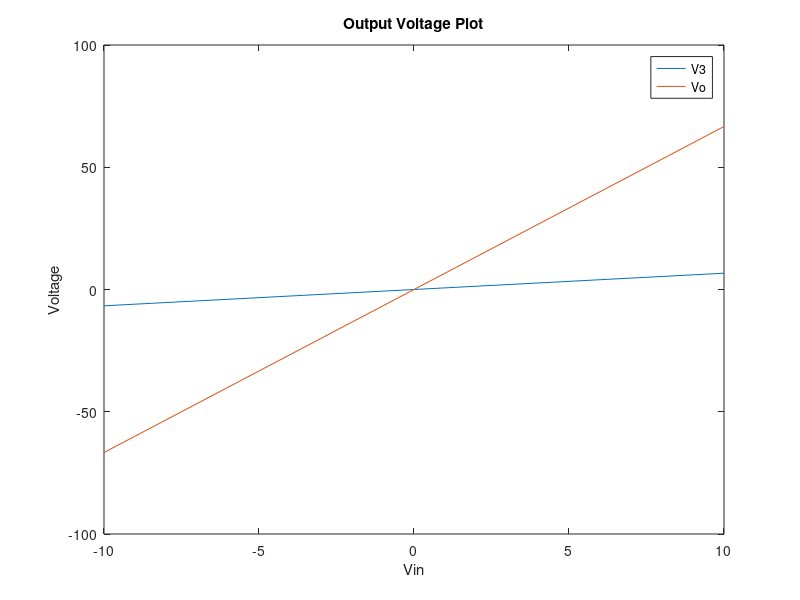
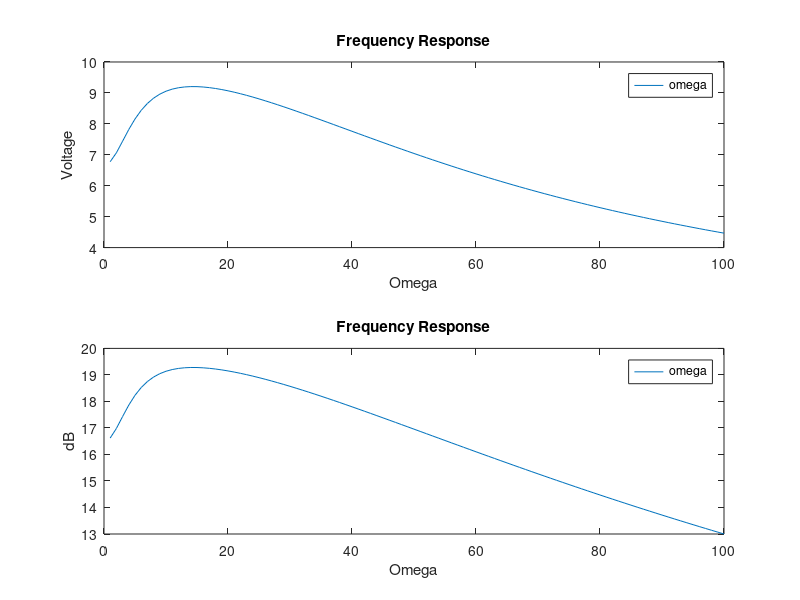
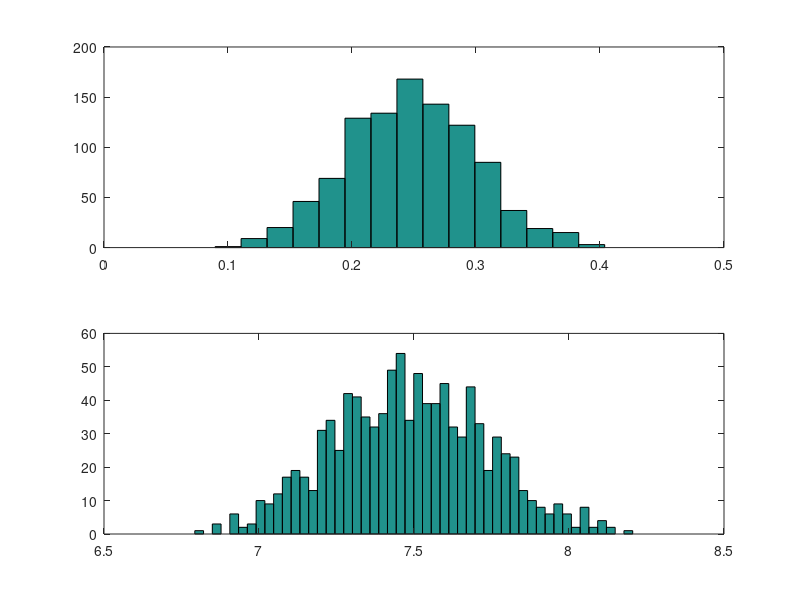
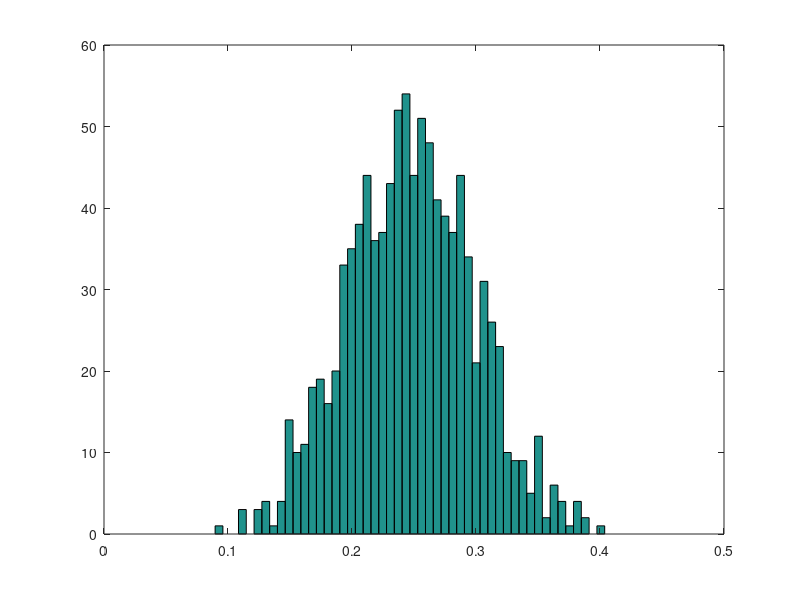

Here is the MATLAB script that generated these plots, in order:
% dV = 10;
% dI = 10;
% V = I * R;
% I = C* dV;
% V2 = L*dI;


R1 = 1;
R2 = 2;
R3 = 10;
R4 = 0.1;
Ro = 1000;
C1 = 0.25;
L = 0.2;
alpha = 100;

G1 = 1/R1;
G2 = 1/R2;
G3 = 1/R3;
G4 = 1/R4;
Go = 1/Ro;


%equations
% V1 = Vin 
% I1 = (V1 - V2)*G1; +  C*d(V1-V2)/dt;
% (V1 - V2)*G1; +  C*d(V1-V2)/dt - V2*G2 - IL = 0 ;
% IL - V3*G3 = 0
% V2-V3 = L*d(IL)/dt;
% V4 = alpha*IL;
% I4 = (V4-Vo)*G4;
% 0 =  (V4-Vo)*G4 + (Vo*Go);

%unknowns:  V = [V1, I1, V2, IL, V3, V4, I4,Vo]

G = [1   0   0     0      0  0  0  0;
     G1 -1  -G1    0      0  0  0  0;
    -G1  0  G1+G2  0      0  0  0  0;
      0  0    0    1     G3 0  0  0;
      0  0   -1    0      1  0  0  0;
      0  0    0   -alpha  0  -1 0  0;
      0  0    0     0     0  G4 -1 -G4;
      0  0    0     0     0  -G4  0 Go+G4];  


F = [1;0;0;0;0;0;0;0];

C = [ 0 0  0 0 0 0 0 0;
      C1 0 -C1 0 0 0 0 0;
     -C1 0  C1 0 0 0 0 0;
      0 0  0 0 0 0 0 0;
      0 0  0 L 0 0 0 0
      0 0  0 0 0 0 0 0;
      0 0  0 0 0 0 0 0;
      0 0  0 0 0 0 0 0;]

Vin = [];
V3 = [];
Vo = [];

for i = 1:21
    Vin(i) = i - 11;
    F = [Vin(i);0;0;0;0;0;0;0];

    %A*x = B
    %G*V = F

    V = G\F;

    V3(i) = V(5);
    Vo(i) = V(8);
    
end
figure(1)
plot (Vin, V3);
hold on;
plot (Vin, Vo);
title('Output Voltage Plot')
xlabel('Vin')
ylabel('Voltage')
legend('V3', 'Vo')


% 
% %conductance = G = 1/R
% V1 = Vin 
Vin = 10; %%sweep 
% I1 = (V1 - V2)*G1; +  C*d(V1-V2)/dt;
% 
% %node 2
% 
% % I(n1->n2) + I(n0->n2) + I(n3->n2) = 0
% (V1 - V2)*G1; +  C*d(V1-V2)/dt - V2*G2 -IL = 0 ;
% 
% %node 3
% IL - V3*G3 = 0
% V2-V3 = L*d(IL)/dt;
% % IL = I3;
% %node 4
% 
% V4 = alpha*IL;
% I4 = (V4-Vo)*G4;
% 
% %node 5
% 
% 0 =  (V4-Vo)*G4 + (Vo*Go);

F = [1;0;0;0;0;0;0;0];

omegaV = [];
for omega = 1:100

    omegaV(omega) = omega;

H = G + 1j*omega*C;

V = H\F;
Vo(omega) = V(8);

end

figure (2);
subplot(2,1,1)
plot (omegaV, abs(Vo));
title('Frequency Response')
xlabel('Omega')
ylabel('Voltage')
legend('omega', 'abs(Vo)')

%dB plot
subplot(2,1,2)
plot (omegaV, 20*log10(abs(Vo)));
title('Frequency Response')
xlabel('Omega')
ylabel('dB')
legend('omega', 'abs(Vo)')



% figure (3)
% G = tf((Vo/Vin),1);
% bode(G);


std = .05;
omega = pi;

C1_vary = std*randn(1000,1) + C1;
figure(100)
hist(C1_vary,50)


for i = 1:length(C1_vary)
    C(2,1) = C1_vary(i);
    C(2,3) = -C1_vary(i);
    C(3,1) = -C1_vary(i);
    C(3,3) = C1_vary(i);

    %same as line 154 to 157
%     C = [ 0 0  0 0 0 0 0 0;
%         C1_vary(i) 0 -C1_vary(i) 0 0 0 0 0;
%         -C1_vary(i) 0  C1_vary(i) 0 0 0 0 0;
%         0 0  0 0 0 0 0 0;
%         0 0  0 L 0 0 0 0
%         0 0  0 0 0 0 0 0;
%         0 0  0 0 0 0 0 0;
%         0 0  0 0 0 0 0 0;]

    H = G + 1j*omega*C;

    V = H\F;
    
%     Vin(i) = V(1);
    Vo(i) = abs(V(8));


end


figure(5)
subplot(2,1,1);
hist(C1_vary,15)

subplot(2,1,2);
hist(Vo,50)
